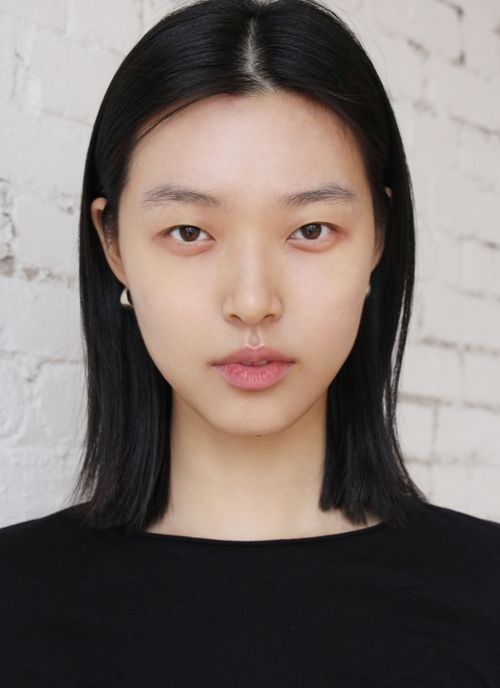
//> input picture tests/faces/face.jpg, 500 x 688 px
$ ./face_detection ../tests/faces/face.jpg out.png   (built with g++ and OpenCV 4)
//> lines starting //> are read from the running program, lines starting //| are printed output that depends on the picture; after the words box and inside, x2 and y2 are one past the last pixel; in counts of white or black regions, pixels touching at a corner belong together
#include<string>
#include <vector>
#include <opencv2/opencv.hpp>
#include <opencv2/imgproc.hpp>
#include <opencv2/objdetect.hpp>

int detect_faces(const std::string& image_path, const std::string& save_path) {
//> called with image_path = "../tests/faces/face.jpg", save_path = "out.png"
    cv::Mat image = cv::imread(image_path);
//> image is the input picture: 688 rows x 500 cols, CV_8UC3; mean B, G, R 108, 112.7, 123.8
    if (image.empty()) {
        std::cerr << "Failed to load image: " << image_path << "\n";
        return 1;
    }

    cv::Mat gray_image;
    cv::cvtColor(image, gray_image, cv::COLOR_BGR2GRAY);
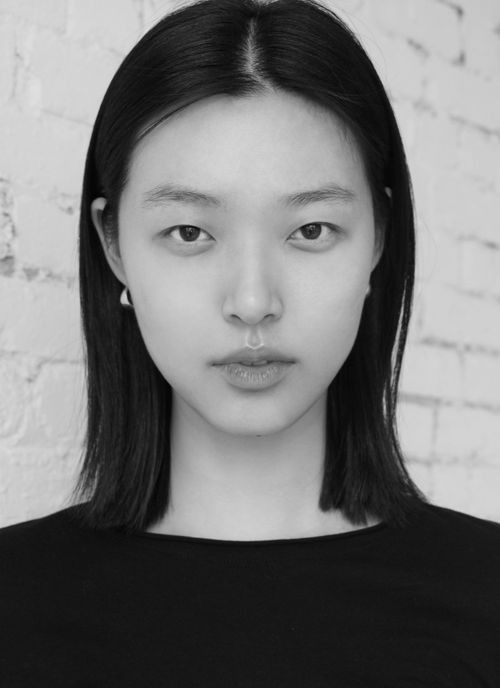
//> gray_image: 688 rows x 500 cols, CV_8UC1; min 0, max 227, mean 115.5
    // cv::imwrite("gray_photo.jpg", gray_image);

    cv::Mat eq_hist_image;
    cv::equalizeHist(gray_image, eq_hist_image);
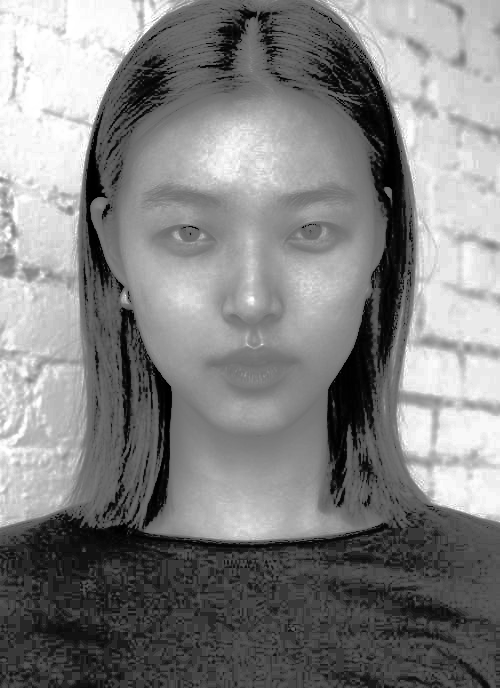
//> eq_hist_image: 688 rows x 500 cols, CV_8UC1; min 0, max 255, mean 130.1
    // cv::imwrite("eq_hist_photo.jpg", eq_hist_image);

    cv::Mat result_image = image.clone();
    cv::CascadeClassifier face_cascade;
    if (!face_cascade.load(cv::samples::findFile("../haarcascades/haarcascade_frontalface_default.xml"))) {
        std::cerr << "Error loading Haar cascade\n";
        return 1;
    }

    std::vector<cv::Rect> faces;
    face_cascade.detectMultiScale(eq_hist_image, faces);
//> faces = 1 Rect (x, y, width, height): [96, 110, 310, 310]
    for (const auto& face : faces) {
        cv::rectangle(result_image, face, cv::Scalar(191, 255, 0), 5);
    }
//> this loop made 1 pass
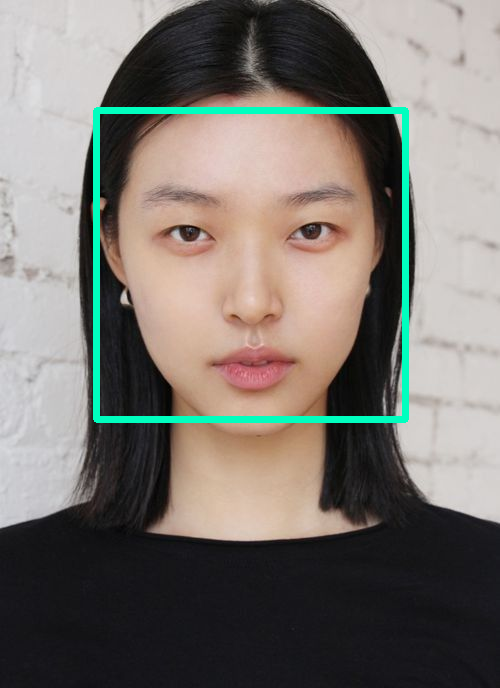
//> result_image: 688 rows x 500 cols, CV_8UC3; 2.51% of pixels changed, all inside (x1, y1, x2, y2) = (93, 107, 409, 423)

    cv::imwrite(save_path, result_image);

    return 0;
}

int main(int argc, char* argv[]) {
    if (argc < 3) {
        std::cerr << "Usage: " << argv[0] << " <image_path> <save_path>\n";
        return 1;
    }

    std::string image_path = argv[1];
    std::string save_path = argv[2];

    return detect_faces(image_path, save_path);
}
